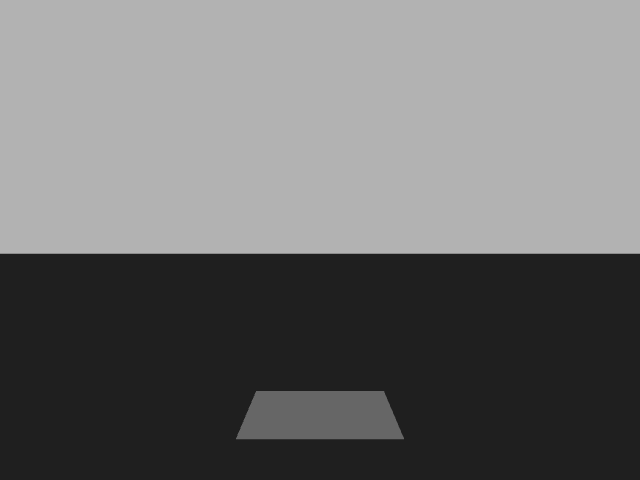
#> input picture scripts/utils/imgs/perspective_calibration.png, 640 x 480 px
$ jupyter execute birds_eye_transform.ipynb
#> lines starting #> are read from the running program, lines starting #| are printed output that depends on the picture; after the words box and inside, x2 and y2 are one past the last pixel; in counts of white or black regions, pixels touching at a corner belong together
[cell 1]
import cv2 as cv
import numpy as np
import matplotlib.pyplot as plt
import os

[cell 2]
img = cv.imread('imgs/perspective_calibration.png')
#> img is the input picture: shape (480, 640, 3); min 31, max 178, mean 110.4
img = cv.cvtColor(img, cv.COLOR_BGR2RGB)
gray = cv.cvtColor(img, cv.COLOR_BGR2GRAY)
gray = np.float32(gray)
plt.imshow(gray, cmap='gray')

[cell 3]
img = cv.imread('imgs/perspective_calibration.png')
img = cv.cvtColor(img, cv.COLOR_BGR2RGB)
gray = cv.cvtColor(img, cv.COLOR_BGR2GRAY)
gray = np.float32(gray)

corners = cv.goodFeaturesToTrack(gray, 4, 0.01, 10)
#> corners = [[236, 438], [403, 438], [383, 391], [256, 391]]
corners = np.int0(corners)
for i in corners:
    x,y = i.ravel()
    cv.circle(img,(x,y),3,255,-1)
#> this loop made 4 passes
#> img: shape (480, 640, 3); 0.04% of pixels changed, all inside (x1, y1, x2, y2) = (233, 388, 407, 442)

plt.imshow(img)

[cell 4]
table_corners = corners.squeeze(1)
#> table_corners = [[236, 438], [403, 438], [383, 391], [256, 391]]
table_corners = table_corners.astype(np.float32)
table_corners
#> Out = [[236, 438], [403, 438], [383, 391], [256, 391]]

[cell 5]
# table_corners = table_corners.T
table_corners = np.flip(table_corners, axis=0)
#> table_corners = [[256, 391], [383, 391], [403, 438], [236, 438]]

[cell 6]
# pts_target = np.float32([[0, 0], [0, 480], [640, 0], [640, 480]])
x_size, y_size = 200, 200
y_offset = 180
box_size = 480 - y_size - x_size

pts_target = np.float32([[x_size, y_size], [480 - x_size, y_size], [480 - x_size, 480 - y_size], [x_size, 480 - y_size]])
pts_target += np.array([0, y_offset])

M = cv.getPerspectiveTransform(table_corners, pts_target)
#> M = [[-0.389, -0.993, 364.2], [7.05e-15, -2.95, 920.1], [1.76e-17, -0.00414, 1]]
M_inv = cv.getPerspectiveTransform(pts_target, table_corners)
#> M_inv = [[0.743, -0.447, 141.3], [1.02e-15, -0.339, 311.6], [2.96e-18, -0.0014, 1]]

[cell 7]
pixel_per_meter_x = (480 - y_size * 2) / 1.
meter_per_pixel_x = 1 /( pixel_per_meter_x)
print(f'Pixel per meter: {pixel_per_meter_x} [px/m]')
print(f'Meter per pixel: {meter_per_pixel_x} [m/px]')

[cell 8]
cal_out = cv.warpPerspective(img, M, (480, 480), flags=cv.INTER_LINEAR)
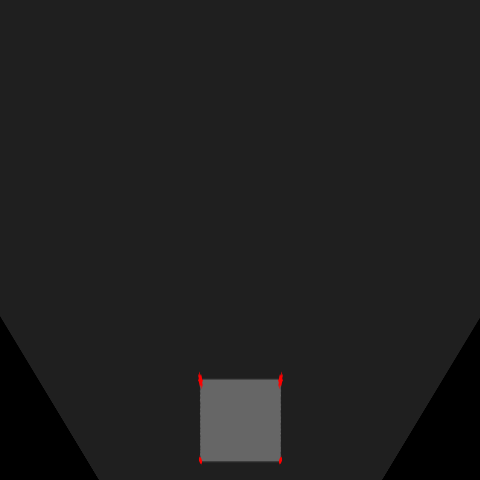
#> cal_out: shape (480, 480, 3); mean R, G, B 31, 30.9, 30.9
plt.imshow(cal_out)
plt.axis('off')

[cell 9]
# img2 = cv.imread('../../ros/dev_ws/src/gazebo_sim/images/images_raw/img_00118.png')
img2 = cv.imread('imgs/image.png')
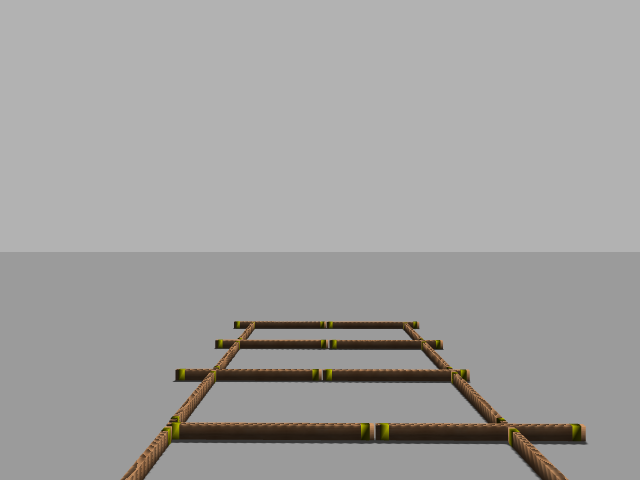
#> input picture scripts/utils/imgs/image.png, 640 x 480 px
#> img2 is the input picture: shape (480, 640, 3); mean B, G, R 159.4, 160.7, 161.9

out = cv.warpPerspective(img2, M, (480, 480), flags=cv.INTER_LINEAR)

# Display the transformed image
fig, ax = plt.subplots(1, 2)
ax[0].imshow(out)
ax[1].imshow(img2)
#> figure, not shown here; B, G, R data is drawn as R, G, B

#### Distance calculation
In the calibration image the center of the rectangle was 4 meters away from the base link.

[cell 10]
x_base_link_offset = 0
y_base_link_offset = 4 * pixel_per_meter_x

plt.plot([740, 650, 740, 740], [480/2, 480/2, 480/2, 480/2+90], linewidth=2, color='k')

plt.imshow(np.rot90(cal_out))
plt.annotate('4 [m]', (480 / 2 + y_offset, 480 / 2-10), ha='center', va='bottom', color='white')
plt.scatter(480 / 2 + y_offset, 480 / 2, marker='x', linewidth=2)

# [5 lines of commented-out code are left out]

plt.scatter(480 / 2 + y_offset + y_base_link_offset, 480 / 2, marker='o')
plt.annotate('X', (660, 480/2), va='bottom', ha='left')
plt.annotate('Y', (745, 480/2+60), va='top')
plt.scatter(650, 480/2, marker='<', color='k')
plt.scatter(740, 480/2+90, marker='v', color='k')
plt.plot([480 / 2 + y_offset + y_base_link_offset, 480, 480 / 2 + y_offset + y_base_link_offset, 480], [480 / 2, 100, 480/2, 380])

plt.plot([-15, -15], [0, 480], color='k')
plt.annotate('6 [m]', (-50, 480/2), rotation=90, va='center')
plt.plot([0, 480], [495, 495], color='k')
plt.annotate('6 [m]', (480/2, 510), va='top', ha='center')
plt.plot([480, 740], [495, 495], color='red')
plt.annotate('3.25 [m]', (480 + (740-480)/2, 510), color='red', va='top', ha='center')

plt.xlabel('X (pixels)')
plt.ylabel('Y (pixels)')
plt.axis('off')
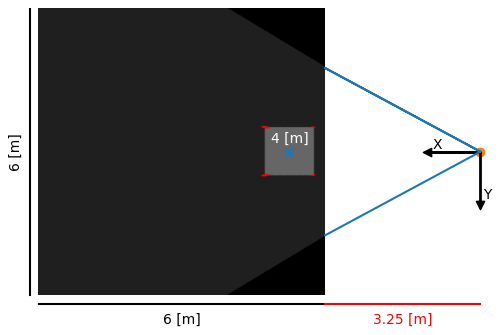
#> figure drawn by matplotlib, 1 panel

[cell 11]
# create dict with all the important parameters

top_down_transform = dict(M=M,
                          M_inv=M_inv,
                          pixel_per_meter=pixel_per_meter_x,
                          origin=(480 / 2, 480 / 2 + y_offset + y_base_link_offset))
#> top_down_transform = {'M': [[-0.389, -0.993, 364.2], [7.05e-15, -2.95, 920.1], [1.76e-17, -0.00414, 1]], 'M_inv': [[0.743, -0.447, 141.3], [1.02e-15, -0.339, 311.6], [2.96e-18, -0.0014, 1]], 'pixel_per_meter': 80, 'origin': (240, 740)}

top_down_transform
#> Out has the same summary as top_down_transform

[cell 12]
np.save('top_down_transform', np.array(top_down_transform))

[cell 13]
a = np.load('top_down_transform.npy', allow_pickle=True).item()

[cell 14]
a['origin']

[cell 15]
gray_in = cv.cvtColor(cal_out, cv.COLOR_RGB2GRAY)
print(np.unique(gray_in))
#| [  0   1   2   3   4   5   6   7   8   9  10  11  12  13  14  15  16  17
#|   18  19  20  21  22  23  24  25  26  27  28  29  30  31  32  33  34  35
#|   36  37  38  39  40  41  42  45  47  48  49  50  52  57  60  61  62  63
#|   64  68  71  74  76  78  79  80  81  82  83  84  85  86  87  88  89  90
#|   91  92  93  94  95  96  97  98  99 100 102]
binary_mask = (gray_in == 31).astype(np.uint8)
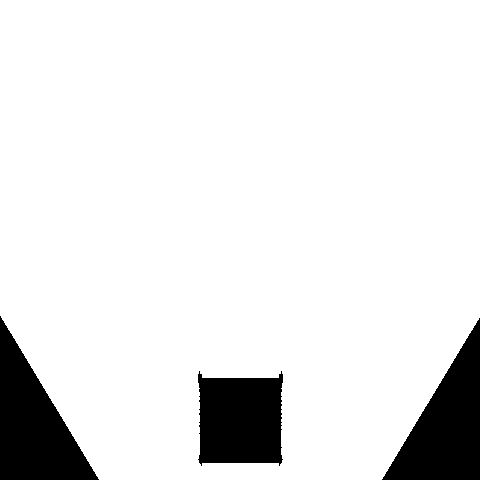
#> binary_mask: shape (480, 480); values 0 (black) and 1 (white), 89.9% white; 3 black regions, box (x1, y1, x2, y2) and area: (0, 316, 99, 480) 8163, (382, 318, 480, 480) 7999, (198, 371, 283, 466) 7009
plt.imshow(binary_mask, cmap='gray')

[cell 16]
# occ_grid = image_to_occ_grid(gray_in)
occ_grid = (np.ones_like(binary_mask) - binary_mask)

[cell 17]
plt.imshow(occ_grid)
plt.colorbar()

## Local occupancy grid to global occupancy grid map

- explain

[cell 18]
img_seq = []
for i in range(3):
    ing = cv.imread(f'imgs/seq{i}.png')
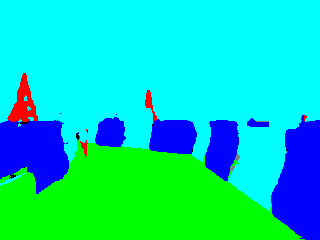
#> input picture scripts/utils/imgs/seq0.png, 320 x 240 px
#> ing is the input picture: shape (240, 320, 3); mean B, G, R 184.5, 211.9, 3.2
    ing = cv.cvtColor(ing, cv.COLOR_BGR2RGB)
    ing = cv.resize(ing, (640, 480), interpolation=cv.INTER_AREA)
#> ing: shape (480, 640, 3)
    img_seq.append(cv.warpPerspective(ing, M, (480, 480), flags=cv.INTER_AREA))

plt.imshow(img_seq[0])
plt.axis('off')
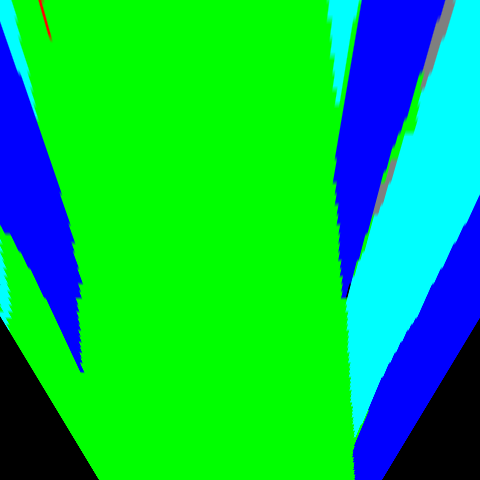
#> shown: shape (480, 480, 3); mean R, G, B 0.8, 191.6, 78.1

[cell 19]
image = cv.cvtColor(img_seq[0], cv.COLOR_RGB2GRAY)
binary_mask = (image == 150).astype(np.uint8) + (image == 0).astype(np.uint8)
#> binary_mask: shape (480, 480); values 0 (black) and 1 (white), 68.4% white; 60 black regions (56 under 20 px), largest, box (x1, y1, x2, y2) and area: (326, 0, 480, 480) 57926, (0, 0, 85, 374) 14097, (0, 246, 13, 332) 613, (38, 0, 54, 43) 180
binary_mask = binary_mask
unkown_mask = (image == 0).astype(np.uint8)
#> unkown_mask: shape (480, 480); values 0 (black) and 1 (white), 6.9% white; 5 white regions (3 under 20 px), largest, box (x1, y1, x2, y2) and area: (0, 317, 98, 480) 8068, (383, 319, 480, 480) 7905

plt.imshow((100 * (np.ones_like(binary_mask) - binary_mask) - unkown_mask).astype(np.int8), cmap='gray')
plt.axis('off')
plt.colorbar()
# plt.imshow(binary_mask)

[cell 20]
t = cv.cvtColor(img_seq[0], cv.COLOR_RGB2GRAY)
binary_mask = np.ones_like(t) - (t==150).astype(np.uint8)
#> binary_mask: shape (480, 480); values 0 (black) and 1 (white), 38.6% white; 5 white regions (1 under 20 px), largest, box (x1, y1, x2, y2) and area: (326, 0, 480, 480) 65839, (0, 0, 85, 374) 14097, (0, 246, 99, 480) 8766, (38, 0, 54, 43) 180
binary_mask -= (t==0).astype(np.uint8)
plt.imshow(binary_mask, cmap='gray')
plt.show()

[cell 21]
ponderator = np.linspace(0.1, 1, occ_grid.shape[0])
#> ponderator = 480 values from 0.1 to 1
ponderator = np.tile(ponderator, (occ_grid.shape[1], 1)).T

plt.imshow(binary_mask * ponderator)
plt.colorbar()

[cell 22]
mapgrande = np.zeros((2000, 2000))


def update_map(input, map, pose):
    # TODO: add bounds check

#> called with pose = (10, 1200, 0)
    Ll, Hl = input.shape
#> Ll = 480; Hl = 480
    xR, yR, yawR = pose
    dy, dx = int(3.25 * 80), Ll // 2
#> dy = 260; dx = 240

    for x_ in range(Ll):
        for y_ in range(Hl):
            R = np.sqrt((Hl - y_ + dy)**2 + (x_ - dx)**2)
            phi = np.arctan2(x_ - dx, Hl - y_ + dy)

            rx = int(R * np.cos(np.radians(yawR) - phi))
            ry = int(R * np.sin(np.radians(yawR) - phi))

            i = xR + rx
            j = yR - ry

            map[j, i] += input[y_, x_]
            if map[j, i] > 100: map[j, i] = 100
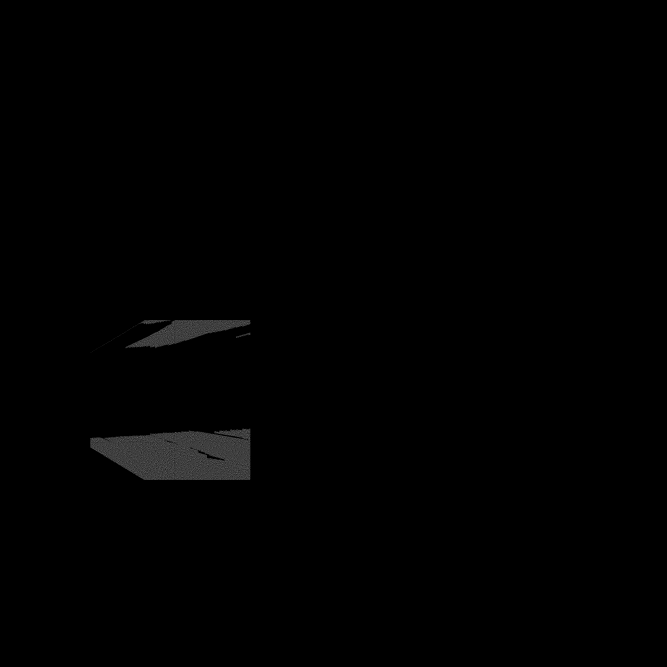
#> map: shape (2000, 2000) float64 (shown at 1/3 size); min 0, max 4, mean 0.0182; drawn with min black and max white

pose = (10, 1200, 0)
update_map(binary_mask, mapgrande, pose)
plt.imshow(mapgrande)
plt.scatter(*pose[:2])

[cell 23]
dx = 55
mapgrande = np.zeros((2000, 2000))

for i in range(len(img_seq)):
    t = cv.cvtColor(img_seq[i], cv.COLOR_RGB2GRAY)
    binary_mask = (100 * (np.ones_like(t) - (t==150).astype(np.uint8)) * ponderator).astype(np.uint8)
    update_map(binary_mask, mapgrande, (1000, 1000 - i*dx, i * 90))
    # plt.scatter(1000 + i*dx, 1000 - i*dx)
    plt.scatter(1000, 1000)
#> this loop made 3 passes
#> (yR in update_map, yawR in update_map) on passes 1 to 3: (1000, 0), (945, 90), (890, 180)
#> pass 3, `t = cv.cvtColor(img_seq[i], cv.COLOR_RGB2GRAY)`:
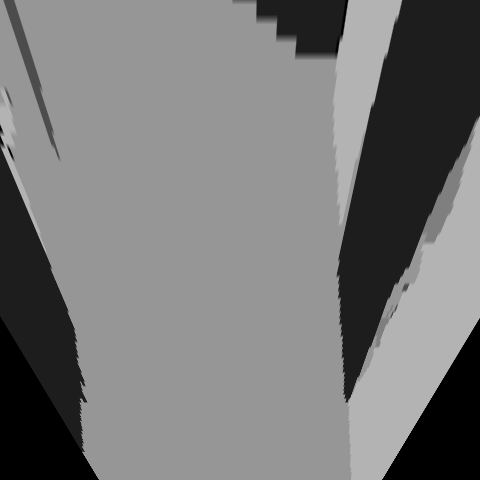
#> t: shape (480, 480); min 0, max 179, mean 119.2
#> after the loop:
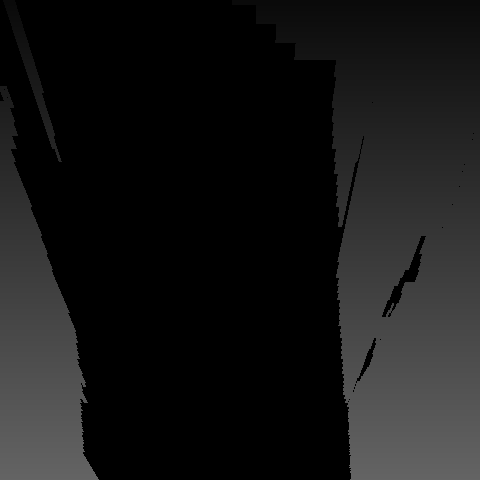
#> binary_mask: shape (480, 480); min 0, max 100, mean 22.5

plt.imshow(mapgrande)
plt.colorbar()
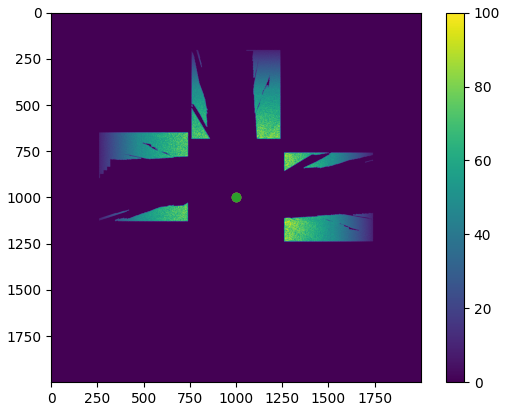
#> figure drawn by matplotlib, 2 panels
